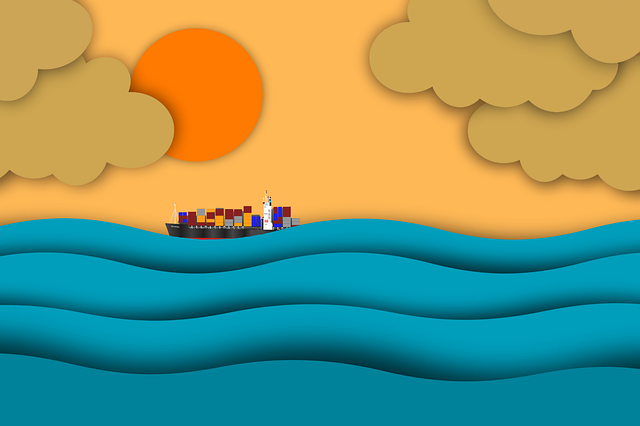
#> input picture Transformations/transport.png, 640 x 426 px, found by its file name
$ python translate.py
#> lines starting #> are read from the running program, lines starting #| are printed output that depends on the picture; after the words box and inside, x2 and y2 are one past the last pixel; in counts of white or black regions, pixels touching at a corner belong together
import numpy as np
import cv2

image = cv2.imread("Transformations/transport.png")
#> image is the input picture: shape (426, 640, 3); mean B, G, R 113.6, 150, 120.6

height, width = image.shape[:2]
#> height = 426; width = 640

image_copy = image.copy()
pointA = (200,80)
pointB = (450,80)

cv2.line(image_copy, pointA, pointB, (0, 0, 255), thickness = 3)
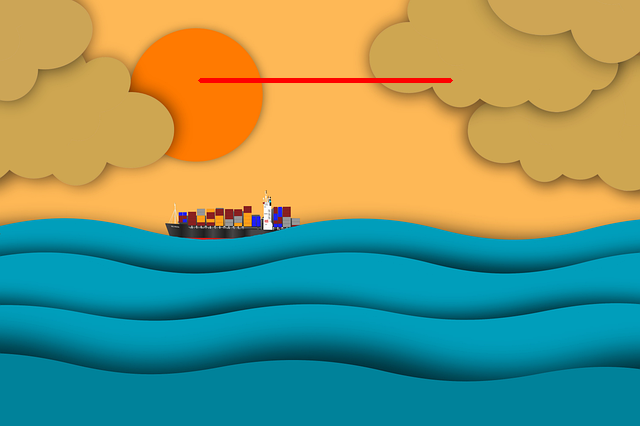
#> image_copy: shape (426, 640, 3); 0.46% of pixels changed, all inside (x1, y1, x2, y2) = (198, 78, 453, 83)

cv2.imshow("Line", image_copy)
cv2.waitKey(0)

#################### Rotating an image ######################

rotation_matrix = cv2.getRotationMatrix2D(center=(width/2,height/2), angle=45, scale=1)

rotated_matrix = cv2.warpAffine(image, rotation_matrix, dsize=(width, height))
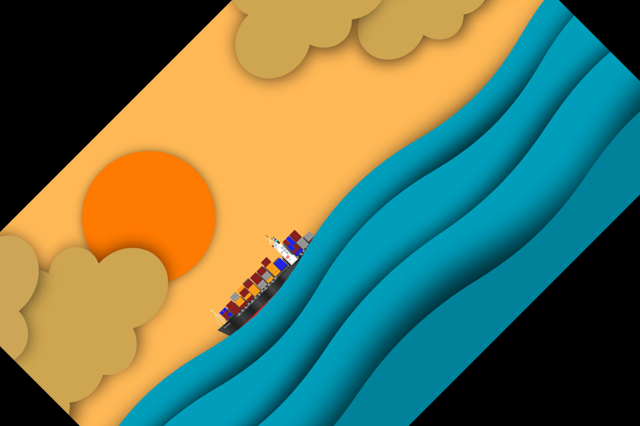
#> rotated_matrix: shape (426, 640, 3); mean B, G, R 87.7, 117.7, 98.1

#################### Translating an image ###################

# get tx and ty values for translation
# you can specify any value of your choice
tx, ty = width / 4, height / 4
#> tx = 160; ty = 106.5

# create the translation matrix using tx and ty, it is a NumPy array
translation_matrix = np.array([
    [1, 0, tx],
    [0, 1, ty]
], dtype=np.float32)
#> translation_matrix = [[1, 0, 160], [0, 1, 106.5]]

# apply the translation to the image
translated_image = cv2.warpAffine(src=image, M=translation_matrix, dsize=(width, height))
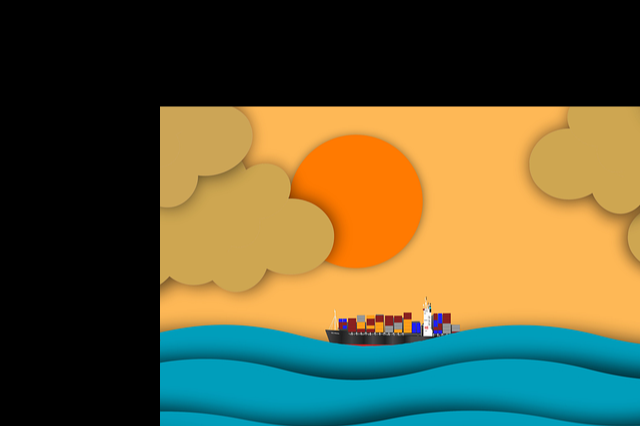
#> translated_image: shape (426, 640, 3); mean B, G, R 56.5, 88.7, 92.1


cv2.imshow("Original image", image)
cv2.imshow("Rotated Image", rotated_matrix)
cv2.imshow("Translated Image", translated_image)

cv2.waitKey(0)
cv2.destroyAllWindows()
